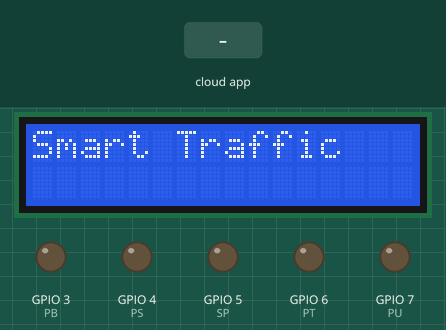
Recording of a sketch running on a simulated ESP8266 (NodeMCU). On the bench: 16×2 character LCD, output pins drawn as LEDs (lit = HIGH). The test bench sets the inputs (shaded band). WiFi joins after 1.5 s; servers stay silent unless stated; the Firebase database answers and starts empty; what the sketch prints to the serial monitor is not drawn.

Above: at 2.7 s.
2.8 s: the phone or cloud app sets ulamp to red
At 5.0 s:
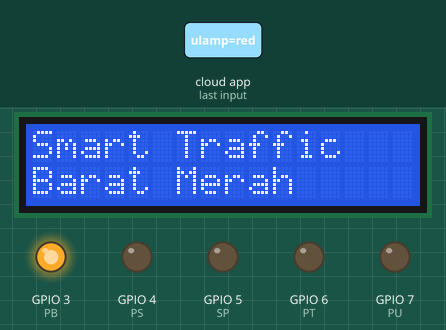
5.6 s: the phone or cloud app sets TLplaysound to 1
At 7.8 s:
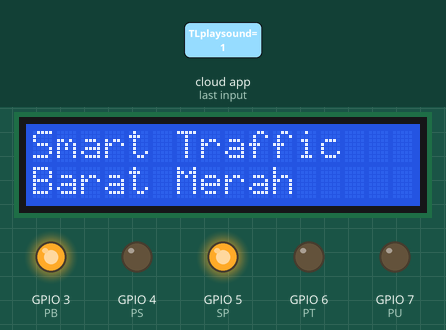
Timing chart, 0 to 9.3 s (numbered marks = the images above; inputs shaded):
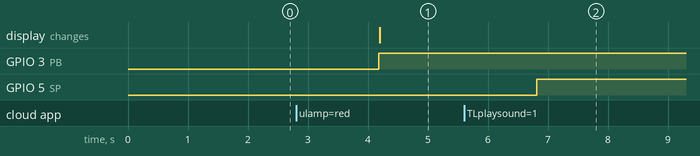

The sketch:

Board_Control.ino
```cpp
/*
 * Hardware Prototype :
 * 1. LoLin V.1.0
 * 2. Arduino Mini Pro
 * 3. Trafic Light
 * 4. SDcard + Amplifier
 * 5. Regulator tegangan
 * 6. I2C LCD 16x2
 * 7. LCD 16x2
 * 8. Speaker
 */

#include <ESP8266WiFi.h>
#include <FirebaseArduino.h>
#include <LiquidCrystal_I2C.h>
#include <Wire.h>

LiquidCrystal_I2C lcd(0x27, 16, 2);


#define FIREBASE_HOST "smart-traffic-e7625.firebaseio.com"
#define FIREBASE_AUTH "NKy5jMn9Kw1IhCusddwxmCe9DTpi97jGpMbFvdFK"

#define WIFI_SSID "testing"
#define WIFI_PASSWORD "12345678"

String lastdatam, datam, lastdatao, datao;
String TLB="", TLT="", TLU="", TLS="";

const int PT = 6;
const int PU = 7;
const int PB = 3;
const int PS = 4;
const int SP = 5;


void setup() {
  Serial.begin(9600);
  Wire.begin(1, 2);

  // Tampilan LCD
  lcd.begin(16, 2);
  lcd.setBacklight(HIGH);
  lcd.home();
  lcd.print("Smart Traffic");

  // connect to wifi.
  WiFi.begin(WIFI_SSID, WIFI_PASSWORD);
  Serial.print("connecting");
  while (WiFi.status() != WL_CONNECTED) {
    Serial.print(".");
    delay(500);
  }
  Serial.println();
  Serial.print("connected: ");
  Serial.println(WiFi.localIP());

  Firebase.begin(FIREBASE_HOST, FIREBASE_AUTH);

  pinMode(PT, OUTPUT);
  pinMode(PU, OUTPUT);
  pinMode(PB, OUTPUT);
  pinMode(PS, OUTPUT);
  pinMode(SP, OUTPUT);
}

int n = 0;
bool TLstate;
bool TLplaysound;
String TLsound;
String TlbUlamp="",TluUlamp="",TltUlamp="",TlsUlamp="";

void loop() {
  TLstate = Firebase.getBool("/new-tl/-KlKL87oFYPYGnFJeb5F/-Kw0-L2Tq9ditAA0IdHj/TLstate");
  if (Firebase.failed()) {
      Serial.print("TLstate : /Failed");
      Serial.println(Firebase.error());
      lcd.setCursor(0,1);
      lcd.print("Check Up");
      return;
  }
  delay(400);

  if (TLstate == false ){
    //Serial.println("cek Manual")
     TlbUlamp = Firebase.getString("/new-tl/-KlKL87oFYPYGnFJeb5F/-Kw0-L2Tq9ditAA0IdHj/TLpos/TLb/ulamp");
     TltUlamp = Firebase.getString("/new-tl/-KlKL87oFYPYGnFJeb5F/-Kw0-L2Tq9ditAA0IdHj/TLpos/TLt/ulamp");
     TluUlamp = Firebase.getString("/new-tl/-KlKL87oFYPYGnFJeb5F/-Kw0-L2Tq9ditAA0IdHj/TLpos/TLu/ulamp");
     TlsUlamp = Firebase.getString("/new-tl/-KlKL87oFYPYGnFJeb5F/-Kw0-L2Tq9ditAA0IdHj/TLpos/TLs/ulamp");
     TLplaysound = Firebase.getBool("/new-tl/-KlKL87oFYPYGnFJeb5F/-Kw0-L2Tq9ditAA0IdHj/TLplaysound");

     if (Firebase.failed()) {
          Serial.print("TLstate : /Failed");
          Serial.println(Firebase.error());
          lcd.setCursor(0,1);
          lcd.print("Firebase Err");
          return;
      }

      if (TlbUlamp == "red"){
      digitalWrite(PB, HIGH);
      digitalWrite(PT, LOW);
      digitalWrite(PU, LOW);
      digitalWrite(PS, LOW);
      Serial.println(TlbUlamp);
      lcd.setCursor(0,1);
      lcd.print("Barat Merah");
      }

      else if (TltUlamp == "red"){
      digitalWrite(PT, HIGH);
      digitalWrite(PB, LOW);
      digitalWrite(PU, LOW);
      digitalWrite(PS, LOW);
      Serial.println(TltUlamp);
      lcd.setCursor(0,1);
      lcd.print("Timur Merah");
      }

      else if (TluUlamp == "red"){
      digitalWrite(PU, HIGH);
      digitalWrite(PB, LOW);
      digitalWrite(PT, LOW);
      digitalWrite(PS, LOW);
      Serial.println(TluUlamp);
      lcd.setCursor(0,1);
      lcd.print("Utara Merah");
      }

      else if (TlsUlamp == "red"){
      digitalWrite(PS, HIGH);
      digitalWrite(PU, LOW);
      digitalWrite(PB, LOW);
      digitalWrite(PT, LOW);
      Serial.println(TlsUlamp);
      lcd.setCursor(0,1);
      lcd.print("Selatan Merah");
      }

      if (TLplaysound == true ){
        digitalWrite(SP, HIGH);
      }
      else{
        digitalWrite(SP, LOW);
      }

}
      else {
    //Serial.println("cek Otomatis");
    datao = "Otomatis";
      if (datao!=lastdatao){
        Serial.print(datao);
        Serial.println();
        lastdatao=datao;
      }}


      /*
      //Serial.print("TlbUlamp nyala ");
      if (TlbUlamp == "red"){
        //Serial.println(TlbUlamp);
        //Serial.write("A1");
        TLB = "A1";

      } else if (TlbUlamp == "yellow") {
        //Serial.println(TlbUlamp);
        //Serial.write("A2");
        TLB = "A2";

      } else {
        //Serial.println(TlbUlamp);
        //Serial.write("A3");
        TLB = "A3";

      }

      if (TltUlamp == "red"){
        //Serial.println(TlbUlamp);
        //Serial.write("B1");
        TLT = "B1";

      } else if (TltUlamp == "yellow") {
        //Serial.println(TlbUlamp);
        //Serial.write("B2");
        TLT = "B2";

      } else {
        //Serial.println(TlbUlamp);
        //Serial.write("B3");
        TLT = "B3";

      }

      if (TluUlamp == "red"){
        //Serial.println(TlbUlamp);
        //Serial.write("C1");
        TLU = "C1";

      } else if (TluUlamp == "yellow") {
        //Serial.println(TlbUlamp);
        //Serial.write("C2");
        TLU = "C2";

      } else {
        //Serial.println(TlbUlamp);
        //Serial.write("C3");
        TLU = "C3";

      }

      if (TlsUlamp == "red"){
        //Serial.println(TlbUlamp);
        //Serial.write("D1");
        TLS = "D1";
      } else if (TlsUlamp == "yellow") {
        //Serial.println(TlbUlamp);
        //Serial.write("D2");
        TLS = "D2";
      } else {
        //Serial.println(TlbUlamp);
        //Serial.write("D3");
        TLS = "D3";
      }

      if (TLplaysound == true ){
        TLsound = "S1";
      }
      else {
        TLsound = "S0";
      }
      datam = TLB+TLT+TLU+TLS+TLsound;
      Serial.print(datam);
      Serial.println();
      Serial.print(TLplaysound);
      Serial.println();
  }

      /*datam = TLB+TLT+TLU+TLS+TLsound;
      if (datam!=lastdatam){
        Serial.print(datam);
        Serial.println();
        lastdatam=datam;
      }*/
/*
    //Serial.write("Otomatis");
    //Serial.println();
    //delay(500);

 /*
 // update value
  Firebase.setFloat("number", 43.0);
  // handle error
  if (Firebase.failed()) {
      Serial.print("setting /number failed:");
      Serial.println(Firebase.error());
      return;
  }
  delay(1000);

  // get value
  Serial.print("number: ");
  Serial.println(Firebase.getFloat("number"));
  delay(1000);
//*/


}
```

Measured:
- after the input at 2.8 s, GPIO 3 (PB): LOW → HIGH after 1.4 s; the display: changes after 1.4 s (image 1)
- after the input at 5.6 s, GPIO 5 (SP): LOW → HIGH after 1.2 s
